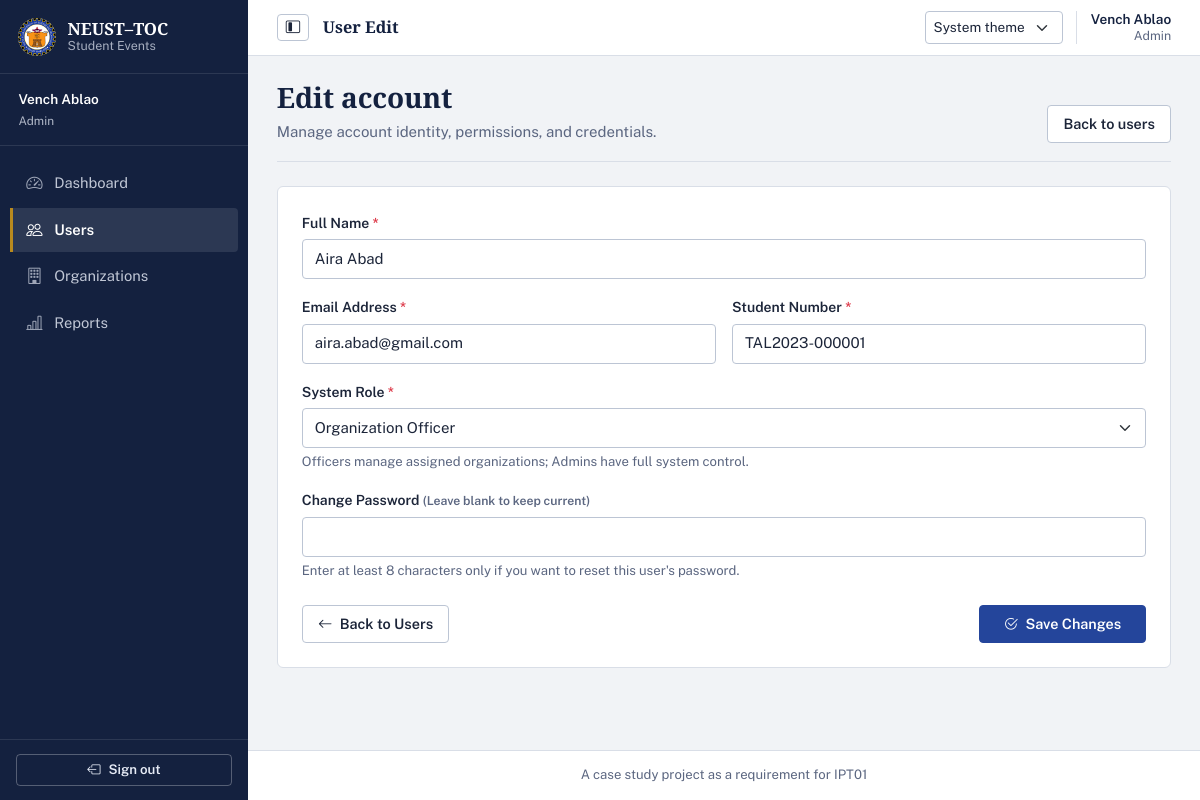
Screenshot of /admin/users/73/edit (signed in) with the database file from the repository.
### tables this page shows
CREATE TABLE users (
    user_id INTEGER PRIMARY KEY AUTOINCREMENT,
    student_no TEXT UNIQUE,
    full_name TEXT NOT NULL,
    email TEXT NOT NULL UNIQUE,
    password_hash TEXT NOT NULL,
    role TEXT NOT NULL CHECK(role IN ('admin', 'officer', 'student')),
    is_active INTEGER NOT NULL DEFAULT 1 CHECK(is_active IN (0, 1)),
    created_at TEXT NOT NULL DEFAULT (strftime('%Y-%m-%d %H:%M:%S', 'now', 'localtime'))
);

### admin_routes.py (the view, shortened to what this page needs)
@admin_bp.route('/users/<int:user_id>/edit', methods=['GET', 'POST'])
@admin_required
def user_edit(user_id):
    db = get_db()
    user = auth_service.get_user_by_id(db, user_id)
    if not user:
        abort(404)
    return render_template('admin/user_form.html', action='edit', user=user,
                           student_no=user['student_no'], full_name=user['full_name'],
                           email=user['email'], role=user['role'])

### admin_routes.py (called while the page is built)
def admin_required(f):
    @wraps(f)
    def decorated_function(*args, **kwargs):
        if 'user_id' not in session:
            flash('Please log in to access this page.', 'warning')
            return redirect(url_for('auth.login'))
        if session.get('role') != 'admin':
            abort(403)
        db = get_db()
        user = auth_service.get_user_by_id(db, session['user_id'])
        if not user or not user['is_active']:
            session.clear()
            flash('Your account has been deactivated.', 'danger')
            return redirect(url_for('auth.login'))
        return f(*args, **kwargs)
    return decorated_function

### db.py (called while the page is built)
def get_db():
    if 'db' not in g:
        db_path = current_app.config.get('DATABASE', Config.DATABASE)
        g.db = sqlite3.connect(db_path)
        g.db.row_factory = sqlite3.Row
        g.db.execute('PRAGMA foreign_keys = ON')
    return g.db

### services/auth_service.py (called while the page is built)
def get_user_by_id(db, user_id):
    return db.execute('SELECT * FROM users WHERE user_id = ?', (user_id,)).fetchone()

### templates/admin/user_form.html (shortened to what this page needs)
{% extends "base.html" %}
{% block content %}
<div class="form-shell">
    <header class="page-heading">
        <div>
            <h1>{{ 'Create account' if action == 'new' else 'Edit account' }}</h1>
            <p>Manage account identity, permissions, and credentials.</p>
        </div>
        <a href="{{ url_for('admin.users') }}" class="btn btn-outline-secondary">Back to users</a>
    </header>
        <div class="card shadow-sm">
            <div class="card-body p-4">
                <form method="POST">
                    <div class="mb-3">
                        <label for="full_name" class="form-label">Full Name <span class="text-danger">*</span></label>
                        <input type="text" class="form-control" id="full_name" name="full_name"
                               value="{{ full_name if full_name is defined else (user.full_name if user else '') }}" required>
                    </div>
                    <div class="row g-3 mb-3">
                        <div class="col-md-6">
                            <label for="email" class="form-label">Email Address <span class="text-danger">*</span></label>
                            <input type="email" class="form-control" id="email" name="email"
                                   value="{{ email if email is defined else (user.email if user else '') }}" required>
                        </div>
                        <div class="col-md-6">
                            <label for="student_no" class="form-label">Student Number <span class="text-danger">*</span></label>
                            <input type="text" class="form-control" id="student_no" name="student_no"
                                   placeholder="TAL202X-XXXXX"
                                   value="{{ student_no if student_no is defined else (user.student_no if user else '') }}" required>
                        </div>
                    </div>
                    <div class="mb-3">
                        <label for="role" class="form-label">System Role <span class="text-danger">*</span></label>
                        <select class="form-select" id="role" name="role" required>
                            <option value="officer" {% if (role if role is defined else (user.role if user else '')) == 'officer' %}selected{% endif %}>Organization Officer</option>
                        </select>
                        <div class="form-text">
                            Officers manage assigned organizations; Admins have full system control.
                        </div>
                    </div>
                    {% if action == 'new' %}
                    <div class="mb-4">
                        <label for="password" class="form-label">Password <span class="text-danger">*</span></label>
                        <input type="password" class="form-control" id="password" name="password" minlength="8" required>
                        <div class="form-text">Must be at least 8 characters long.</div>
                    </div>
                    {% else %}
                    <div class="mb-4">
                        <label for="new_password" class="form-label">Change Password <small class="text-muted">(Leave blank to keep current)</small></label>
                        <input type="password" class="form-control" id="new_password" name="new_password" minlength="8">
                        <div class="form-text">Enter at least 8 characters only if you want to reset this user's password.</div>
                    </div>
                    {% endif %}
                    <div class="d-flex justify-content-between align-items-center">
                        <a href="{{ url_for('admin.users') }}" class="btn btn-outline-secondary">
                            <i class="bi bi-arrow-left me-1"></i> Back to Users
                        </a>
                        <button type="submit" class="btn btn-primary px-4">
                            <i class="bi bi-check2-circle me-1"></i> {{ 'Create Account' if action == 'new' else 'Save Changes' }}
                        </button>
                    </div>
                </form>
            </div>
    </div>
</div>
{% endblock %}

### templates/base.html (shortened to what this page needs)
<!DOCTYPE html>
<html lang="en" data-bs-theme="light" data-theme-preference="system">
<head>
    <link href="https://cdn.jsdelivr.net/npm/bootstrap@5.3.2/dist/css/bootstrap.min.css" rel="stylesheet"
>
    <link rel="stylesheet" href="https://cdn.jsdelivr.net/npm/bootstrap-icons@1.11.3/font/bootstrap-icons.min.css">
    <link rel="stylesheet" href="{{ url_for('static', filename='css/style.css') }}">
</head>
<body>
    {% if current_user %}
    <aside class="sidebar" id="sidebar">
        <div class="sidebar-header">
            <a class="sidebar-brand" href="{{ url_for('index') }}" aria-label="NEUST–TOC Student Events home">
                <img src="{{ url_for('static', filename='images/logo.jpg') }}" alt="" class="sidebar-logo">
                <span class="sidebar-brand-copy">
                    <strong>NEUST–TOC</strong>
                    <small>Student Events</small>
                </span>
            </a>
        </div>
        <div class="sidebar-user">
            <div class="sidebar-user-copy">
                <div class="fw-semibold text-truncate">{{ current_user.full_name }}</div>
                <small class="text-capitalize opacity-75">{{ current_user.role }}</small>
            </div>
        </div>
        <nav class="sidebar-nav" aria-label="Main navigation">
            <ul class="nav flex-column">
                {% if session.role == 'admin' %}
                <li class="nav-item">
                    <a class="nav-link {% if request.endpoint == 'admin.dashboard' %}active{% endif %}"
                       aria-label="Dashboard"
                       href="{{ url_for('admin.dashboard') }}">
                        <i class="bi bi-speedometer2 me-2" aria-hidden="true"></i><span class="nav-label">Dashboard</span>
                    </a>
                </li>
                <li class="nav-item">
                    <a class="nav-link {% if request.endpoint and request.endpoint.startswith('admin.user') %}active{% endif %}"
                       {% if request.endpoint and request.endpoint.startswith('admin.user') %}aria-current="page"{% endif %}
                       aria-label="Users"
                       href="{{ url_for('admin.users') }}">
                        <i class="bi bi-people me-2" aria-hidden="true"></i><span class="nav-label">Users</span>
                    </a>
                </li>
                <li class="nav-item">
                    <a class="nav-link {% if request.endpoint and request.endpoint.startswith('admin.organization') %}active{% endif %}"
                       aria-label="Organizations"
                       href="{{ url_for('admin.organizations') }}">
                        <i class="bi bi-building me-2" aria-hidden="true"></i><span class="nav-label">Organizations</span>
                    </a>
                </li>
                <li class="nav-item">
                    <a class="nav-link {% if request.endpoint == 'admin.reports' %}active{% endif %}"
                       aria-label="Reports"
                       href="{{ url_for('admin.reports') }}">
                        <i class="bi bi-bar-chart-line me-2" aria-hidden="true"></i><span class="nav-label">Reports</span>
                    </a>
                </li>
                {% endif %}
            </ul>
        </nav>
        <div class="sidebar-footer">
            <form method="POST" action="{{ url_for('auth.logout') }}">
                <button type="submit" class="btn btn-outline-light btn-sm w-100" aria-label="Sign out">
                <i class="bi bi-box-arrow-left me-2" aria-hidden="true"></i><span class="nav-label">Sign out</span>
                </button>
            </form>
        </div>
    </aside>
    {% endif %}
    <main class="{{ 'main-content' if current_user else 'guest-content' }}">
        {% if current_user %}
        <header class="app-topbar">
            <div class="topbar-leading">
                <button class="btn btn-outline-secondary sidebar-toggle" type="button" id="sidebarToggle"
                        aria-label="Collapse navigation" aria-controls="sidebar" aria-expanded="true">
                    <i class="bi bi-layout-sidebar-inset" aria-hidden="true"></i>
                </button>
                <div class="topbar-breadcrumb">
                    <span class="topbar-current">
                        {{ request.endpoint.rsplit('.', 1)[-1]|replace('_', ' ')|title if request.endpoint else 'Home' }}
                    </span>
                </div>
            </div>
            <div class="topbar-actions">
                <select class="form-select form-select-sm theme-picker" id="themePicker" data-theme-picker>
                    <option value="system">System theme</option>
                </select>
                <span class="topbar-account d-none d-sm-flex">
                    <span class="topbar-account-name">{{ current_user.full_name }}</span>
                    <span class="topbar-account-role text-capitalize">{{ current_user.role }}</span>
                </span>
            </div>
        </header>
        {% endif %}
        <div class="{{ 'container-fluid py-4' if current_user else 'container' }}">
            {% block content %}{% endblock %}
        </div>
        {% if current_user %}
        <footer class="app-footer">
            <div class="container-fluid">
                <p class="mb-0 text-center text-muted small">
                    A case study project as a requirement for IPT01
                </p>
            </div>
        </footer>
        {% endif %}
    </main>
</body>
</html>

### rows the page displays
users: full_name "Vench Ablao", role "Admin"
users: full_name "Aira Abad", email "aira.abad@gmail.com", student_no "TAL2023-000001", role "Organization Officer"

### other values shown
{{ 'Create account' if action == 'new' else 'Edit account' }} "Edit account"
{{ 'Create Account' if action == 'new' else 'Save Changes' }} "Save Changes"
